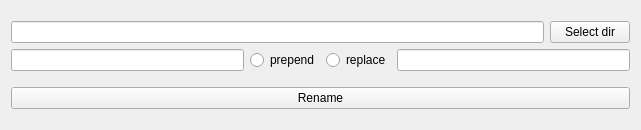
<?xml version="1.0" encoding="UTF-8"?>
<ui version="4.0">
 <class>RenamerWidget</class>
 <widget class="QWidget" name="RenamerWidget">
  <property name="geometry">
   <rect>
    <x>0</x>
    <y>0</y>
    <width>641</width>
    <height>130</height>
   </rect>
  </property>
  <property name="windowTitle">
   <string>Form</string>
  </property>
  <layout class="QGridLayout" name="gridLayout">
   <item row="0" column="0">
    <layout class="QVBoxLayout" name="verticalLayout">
     <item>
      <layout class="QHBoxLayout" name="horizontalLayout">
       <item>
        <widget class="QLineEdit" name="dirLineEdit"/>
       </item>
       <item>
        <widget class="QPushButton" name="dirBtn">
         <property name="text">
          <string>Select dir</string>
         </property>
        </widget>
       </item>
      </layout>
     </item>
     <item>
      <layout class="QHBoxLayout" name="horizontalLayout_2">
       <item>
        <widget class="QLineEdit" name="textLineEdit"/>
       </item>
       <item>
        <widget class="QRadioButton" name="prependRadBtn">
         <property name="text">
          <string>prepend</string>
         </property>
        </widget>
       </item>
       <item>
        <widget class="QRadioButton" name="replaceRadBtn">
         <property name="text">
          <string>replace</string>
         </property>
        </widget>
       </item>
       <item>
        <widget class="QLineEdit" name="replaceLineEdit"/>
       </item>
      </layout>
     </item>
    </layout>
   </item>
   <item row="1" column="0">
    <widget class="QPushButton" name="renameBtn">
     <property name="text">
      <string>Rename</string>
     </property>
    </widget>
   </item>
  </layout>
 </widget>
 <resources/>
 <connections/>
</ui>
